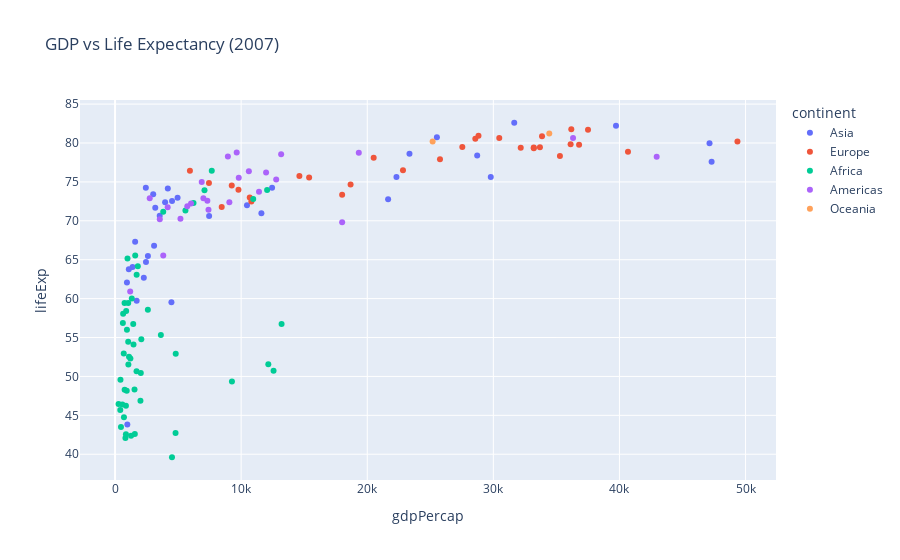

Notebook code for this chart:
### Code cell
## Scatter Plot
px.scatter(
    gapminder.query("year == 2007"),
    x="gdpPercap",
    y="lifeExp",
    color="continent",
    title="GDP vs Life Expectancy (2007)"
)

### Figure 1 — Plotly figure (JSON) as saved in the notebook; plotly's stock layout.template omitted (floating-point values rounded to 4 significant figures)
{"data": [{"hovertemplate": "continent=Asia<br>gdpPercap=%{x}<br>lifeExp=%{y}<extra></extra>", "legendgroup": "Asia", "marker": {"color": "#636efa", "symbol": "circle"}, "mode": "markers", "name": "Asia", "orientation": "v", "showlegend": true, "type": "scatter", "x": [974.6, 29800.0, 1391.0, 1714.0, 4959.0, 39720.0, 2452.0, 3541.0, 11610.0, 4471.0, 25520.0, 31660.0, 4519.0, 1593.0, 23350.0, 47310.0, 10460.0, 12450.0, 3096.0, 944.0, 1091.0, 22320.0, 2606.0, 3190.0, 21650.0, 47140.0, 3970.0, 4185.0, 28720.0, 7458.0, 2442.0, 3025.0, 2281.0], "xaxis": "x", "y": [43.83, 75.64, 64.06, 59.72, 72.96, 82.21, 64.7, 70.65, 70.96, 59.55, 80.75, 82.6, 72.53, 67.3, 78.62, 77.59, 71.99, 74.24, 66.8, 62.07, 63.78, 75.64, 65.48, 71.69, 72.78, 79.97, 72.4, 74.14, 78.4, 70.62, 74.25, 73.42, 62.7], "yaxis": "y"}, {"hovertemplate": "continent=Europe<br>gdpPercap=%{x}<br>lifeExp=%{y}<extra></extra>", "legendgroup": "Europe", "marker": {"color": "#EF553B", "symbol": "circle"}, "mode": "markers", "name": "Europe", "orientation": "v", "showlegend": true, "type": "scatter", "x": [5937.0, 36130.0, 33690.0, 7446.0, 10680.0, 14620.0, 22830.0, 35280.0, 33210.0, 30470.0, 32170.0, 27540.0, 18010.0, 36180.0, 40680.0, 28570.0, 9254.0, 36800.0, 49360.0, 15390.0, 20510.0, 10810.0, 9787.0, 18680.0, 25770.0, 28820.0, 33860.0, 37510.0, 8458.0, 33200.0], "xaxis": "x", "y": [76.42, 79.83, 79.44, 74.85, 73.0, 75.75, 76.49, 78.33, 79.31, 80.66, 79.41, 79.48, 73.34, 81.76, 78.89, 80.55, 74.54, 79.76, 80.2, 75.56, 78.1, 72.48, 74.0, 74.66, 77.93, 80.94, 80.88, 81.7, 71.78, 79.42], "yaxis": "y"}, {"hovertemplate": "continent=Africa<br>gdpPercap=%{x}<br>lifeExp=%{y}<extra></extra>", "legendgroup": "Africa", "marker": {"color": "#00cc96", "symbol": "circle"}, "mode": "markers", "name": "Africa", "orientation": "v", "showlegend": true, "type": "scatter", "x": [6223.0, 4797.0, 1441.0, 12570.0, 1217.0, 430.1, 2042.0, 706.0, 1704.0, 986.1, 277.6, 3633.0, 1545.0, 2082.0, 5581.0, 12150.0, 641.4, 690.8, 13210.0, 752.7, 1328.0, 942.7, 579.2, 1463.0, 1569.0, 414.5, 12060.0, 1045.0, 759.3, 1043.0, 1803.0, 10960.0, 3820.0, 823.7, 4811.0, 619.7, 2014.0, 7670.0, 863.1, 1598.0, 1712.0, 862.5, 926.1, 9270.0, 2602.0, 4513.0, 1107.0, 883.0, 7093.0, 1056.0, 1271.0, 469.7], "xaxis": "x", "y": [72.3, 42.73, 56.73, 50.73, 52.3, 49.58, 50.43, 44.74, 50.65, 65.15, 46.46, 55.32, 48.33, 54.79, 71.34, 51.58, 58.04, 52.95, 56.73, 59.45, 60.02, 56.01, 46.39, 54.11, 42.59, 45.68, 73.95, 59.44, 48.3, 54.47, 64.16, 72.8, 71.16, 42.08, 52.91, 56.87, 46.86, 76.44, 46.24, 65.53, 63.06, 42.57, 48.16, 49.34, 58.56, 39.61, 52.52, 58.42, 73.92, 51.54, 42.38, 43.49], "yaxis": "y"}, {"hovertemplate": "continent=Americas<br>gdpPercap=%{x}<br>lifeExp=%{y}<extra></extra>", "legendgroup": "Americas", "marker": {"color": "#ab63fa", "symbol": "circle"}, "mode": "markers", "name": "Americas", "orientation": "v", "showlegend": true, "type": "scatter", "x": [12780.0, 3822.0, 9066.0, 36320.0, 13170.0, 7007.0, 9645.0, 8948.0, 6025.0, 6873.0, 5728.0, 5186.0, 1202.0, 3548.0, 7321.0, 11980.0, 2749.0, 9809.0, 4173.0, 7409.0, 19330.0, 18010.0, 42950.0, 10610.0, 11420.0], "xaxis": "x", "y": [75.32, 65.55, 72.39, 80.65, 78.55, 72.89, 78.78, 78.27, 72.23, 74.99, 71.88, 70.26, 60.92, 70.2, 72.57, 76.19, 72.9, 75.54, 71.75, 71.42, 78.75, 69.82, 78.24, 76.38, 73.75], "yaxis": "y"}, {"hovertemplate": "continent=Oceania<br>gdpPercap=%{x}<br>lifeExp=%{y}<extra></extra>", "legendgroup": "Oceania", "marker": {"color": "#FFA15A", "symbol": "circle"}, "mode": "markers", "name": "Oceania", "orientation": "v", "showlegend": true, "type": "scatter", "x": [34440.0, 25190.0], "xaxis": "x", "y": [81.23, 80.2], "yaxis": "y"}], "layout": {"legend": {"title": {"text": "continent"}, "tracegroupgap": 0}, "title": {"text": "GDP vs Life Expectancy (2007)"}, "xaxis": {"anchor": "y", "domain": [0, 1], "title": {"text": "gdpPercap"}}, "yaxis": {"anchor": "x", "domain": [0, 1], "title": {"text": "lifeExp"}}}}
